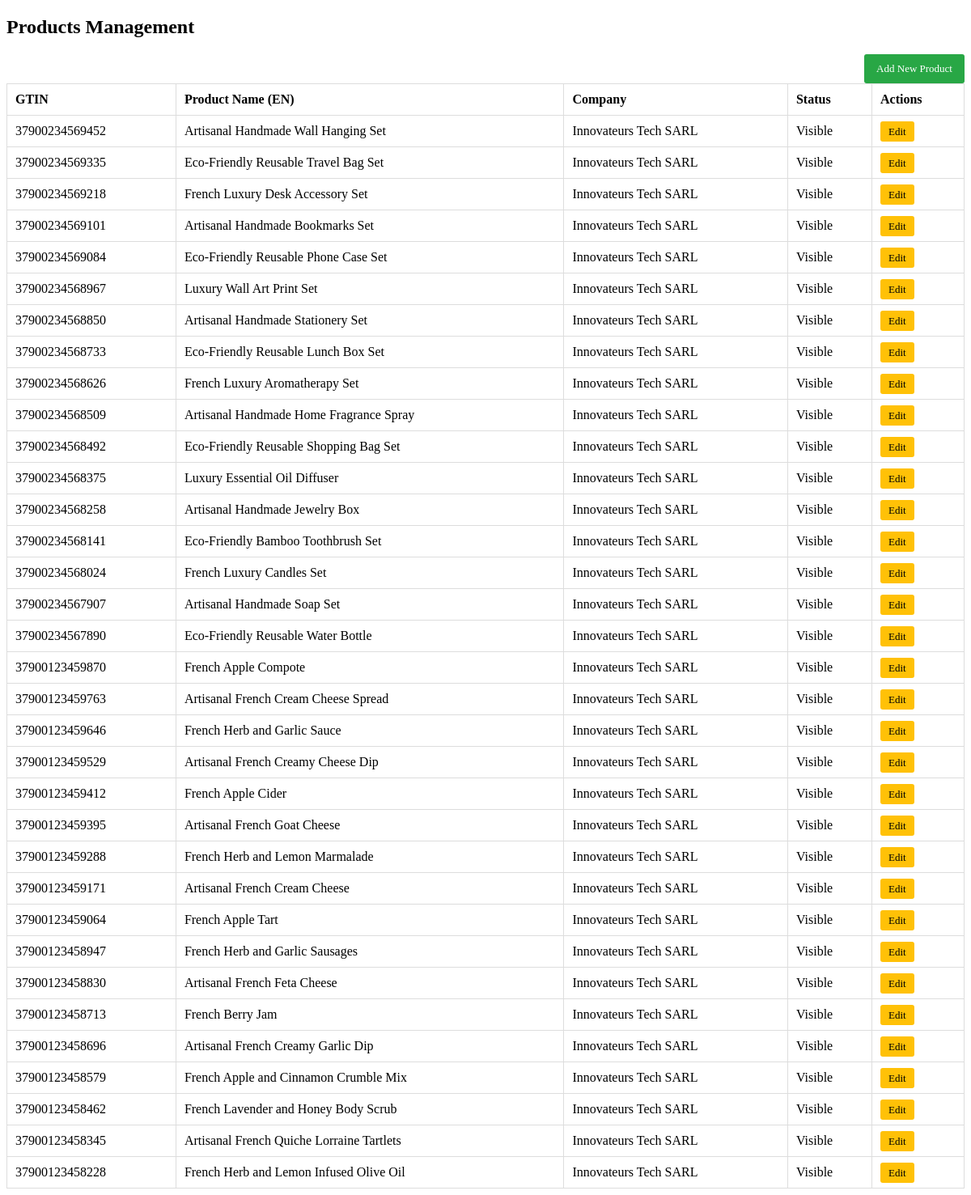
Page /views/admin_products.php on the committed database.
### tables this page shows
CREATE TABLE `products` (
  `id` int(11) NOT NULL,
  `company_id` int(11) NOT NULL,
  `gtin` varchar(14) NOT NULL,
  `brand` varchar(255) DEFAULT NULL,
  `country_of_origin` varchar(100) DEFAULT NULL,
  `gross_weight` decimal(10,2) DEFAULT NULL,
  `net_weight` decimal(10,2) DEFAULT NULL,
  `weight_unit` varchar(10) DEFAULT NULL,
  `image_path` varchar(255) DEFAULT NULL,
  `is_hidden` tinyint(1) DEFAULT 0
);

CREATE TABLE `product_translations` (
  `id` int(11) NOT NULL,
  `product_id` int(11) NOT NULL,
  `language_code` char(2) NOT NULL,
  `name` varchar(255) NOT NULL,
  `description` text DEFAULT NULL
);

CREATE TABLE `companies` (
  `id` int(11) NOT NULL,
  `name` varchar(255) NOT NULL,
  `address` varchar(255) DEFAULT NULL,
  `telephone` varchar(50) DEFAULT NULL,
  `email` varchar(255) DEFAULT NULL,
  `owner_name` varchar(255) DEFAULT NULL,
  `owner_mobile` varchar(50) DEFAULT NULL,
  `owner_email` varchar(255) DEFAULT NULL,
  `contact_name` varchar(255) DEFAULT NULL,
  `contact_mobile` varchar(50) DEFAULT NULL,
  `contact_email` varchar(255) DEFAULT NULL,
  `is_deactivated` tinyint(1) DEFAULT 0
);

### views/admin_products.php (the view, shortened to what this page needs)
<?php
require_once 'db.php';
$sql = "SELECT p.*, c.name as company_name, t.name as product_name
        FROM products p
        JOIN companies c ON p.company_id = c.id
        LEFT JOIN product_translations t ON p.id = t.product_id AND t.language_code = 'en'
        ORDER BY p.id DESC";
$products = $pdo->query($sql)->fetchAll();
?>
<!DOCTYPE html>
<html>
<head>
</head>
<body>
    <h2>Products Management</h2>
    <a href="products/new" class="btn btn-new" id="btn-create-product">Add New Product</a>
    <table>
        <thead>
            <tr>
                <th>GTIN</th>
                <th>Product Name (EN)</th>
                <th>Company</th>
                <th>Status</th>
                <th>Actions</th>
            </tr>
        </thead>
        <tbody>
            <?php foreach ($products as $p): ?>
                <tr class="<?php echo $p['is_hidden'] ? 'hidden-row' : ''; ?>">
                    <td><?php echo htmlspecialchars($p['gtin']); ?></td>
                    <td><?php echo htmlspecialchars($p['product_name']); ?></td>
                    <td><?php echo htmlspecialchars($p['company_name']); ?></td>
                    <td><?php echo $p['is_hidden'] ? 'Hidden' : 'Visible'; ?></td>
                    <td>
                        <a href="products/<?php echo $p['gtin']; ?>" class="btn btn-edit">Edit</a>
                    </td>
                </tr>
            <?php endforeach; ?>
        </tbody>
    </table>
</body>
</html>

### views/admin_products.php (style rules this page uses)
table { width: 100%; border-collapse: collapse; margin-top: 20px; }
th, td { border: 1px solid #ddd; padding: 10px; text-align: left; }
.btn { padding: 5px 10px; text-decoration: none; border-radius: 3px; font-size: 13px; }
.btn-edit { background: #ffc107; color: black; }
.btn-new { background: #28a745; color: white; float: right; padding: 10px 15px; }

### rows in the picture
products: gtin "37900234569452", product_translations.name "Artisanal Handmade Wall Hanging Set", company.name "Innovateurs Tech SARL", is_hidden "Visible"
products: gtin "37900234569335", product_translations.name "Eco-Friendly Reusable Travel Bag Set", company.name "Innovateurs Tech SARL", is_hidden "Visible"
products: gtin "37900234569218", product_translations.name "French Luxury Desk Accessory Set", company.name "Innovateurs Tech SARL", is_hidden "Visible"
products: gtin "37900234569101", product_translations.name "Artisanal Handmade Bookmarks Set", company.name "Innovateurs Tech SARL", is_hidden "Visible"
products: gtin "37900234569084", product_translations.name "Eco-Friendly Reusable Phone Case Set", company.name "Innovateurs Tech SARL", is_hidden "Visible"
products: gtin "37900234568967", product_translations.name "Luxury Wall Art Print Set", company.name "Innovateurs Tech SARL", is_hidden "Visible"
products: gtin "37900234568850", product_translations.name "Artisanal Handmade Stationery Set", company.name "Innovateurs Tech SARL", is_hidden "Visible"
products: gtin "37900234568733", product_translations.name "Eco-Friendly Reusable Lunch Box Set", company.name "Innovateurs Tech SARL", is_hidden "Visible"
products: gtin "37900234568626", product_translations.name "French Luxury Aromatherapy Set", company.name "Innovateurs Tech SARL", is_hidden "Visible"
products: gtin "37900234568509", product_translations.name "Artisanal Handmade Home Fragrance Spray", company.name "Innovateurs Tech SARL", is_hidden "Visible"
products: gtin "37900234568492", product_translations.name "Eco-Friendly Reusable Shopping Bag Set", company.name "Innovateurs Tech SARL", is_hidden "Visible"
products: gtin "37900234568375", product_translations.name "Luxury Essential Oil Diffuser", company.name "Innovateurs Tech SARL", is_hidden "Visible"
products: gtin "37900234568258", product_translations.name "Artisanal Handmade Jewelry Box", company.name "Innovateurs Tech SARL", is_hidden "Visible"
products: gtin "37900234568141", product_translations.name "Eco-Friendly Bamboo Toothbrush Set", company.name "Innovateurs Tech SARL", is_hidden "Visible"
products: gtin "37900234568024", product_translations.name "French Luxury Candles Set", company.name "Innovateurs Tech SARL", is_hidden "Visible"
products: gtin "37900234567907", product_translations.name "Artisanal Handmade Soap Set", company.name "Innovateurs Tech SARL", is_hidden "Visible"
products: gtin "37900234567890", product_translations.name "Eco-Friendly Reusable Water Bottle", company.name "Innovateurs Tech SARL", is_hidden "Visible"
products: gtin "37900123459870", product_translations.name "French Apple Compote", company.name "Innovateurs Tech SARL", is_hidden "Visible"
products: gtin "37900123459763", product_translations.name "Artisanal French Cream Cheese Spread", company.name "Innovateurs Tech SARL", is_hidden "Visible"
products: gtin "37900123459646", product_translations.name "French Herb and Garlic Sauce", company.name "Innovateurs Tech SARL", is_hidden "Visible"
products: gtin "37900123459529", product_translations.name "Artisanal French Creamy Cheese Dip", company.name "Innovateurs Tech SARL", is_hidden "Visible"
products: gtin "37900123459412", product_translations.name "French Apple Cider", company.name "Innovateurs Tech SARL", is_hidden "Visible"
products: gtin "37900123459395", product_translations.name "Artisanal French Goat Cheese", company.name "Innovateurs Tech SARL", is_hidden "Visible"
products: gtin "37900123459288", product_translations.name "French Herb and Lemon Marmalade", company.name "Innovateurs Tech SARL", is_hidden "Visible"
products: gtin "37900123459171", product_translations.name "Artisanal French Cream Cheese", company.name "Innovateurs Tech SARL", is_hidden "Visible"
products: gtin "37900123459064", product_translations.name "French Apple Tart", company.name "Innovateurs Tech SARL", is_hidden "Visible"
products: gtin "37900123458947", product_translations.name "French Herb and Garlic Sausages", company.name "Innovateurs Tech SARL", is_hidden "Visible"
products: gtin "37900123458830", product_translations.name "Artisanal French Feta Cheese", company.name "Innovateurs Tech SARL", is_hidden "Visible"
products: gtin "37900123458713", product_translations.name "French Berry Jam", company.name "Innovateurs Tech SARL", is_hidden "Visible"
products: gtin "37900123458696", product_translations.name "Artisanal French Creamy Garlic Dip", company.name "Innovateurs Tech SARL", is_hidden "Visible"
products: gtin "37900123458579", product_translations.name "French Apple and Cinnamon Crumble Mix", company.name "Innovateurs Tech SARL", is_hidden "Visible"
products: gtin "37900123458462", product_translations.name "French Lavender and Honey Body Scrub", company.name "Innovateurs Tech SARL", is_hidden "Visible"
products: gtin "37900123458345", product_translations.name "Artisanal French Quiche Lorraine Tartlets", company.name "Innovateurs Tech SARL", is_hidden "Visible"
products: gtin "37900123458228", product_translations.name "French Herb and Lemon Infused Olive Oil", company.name "Innovateurs Tech SARL", is_hidden "Visible"
